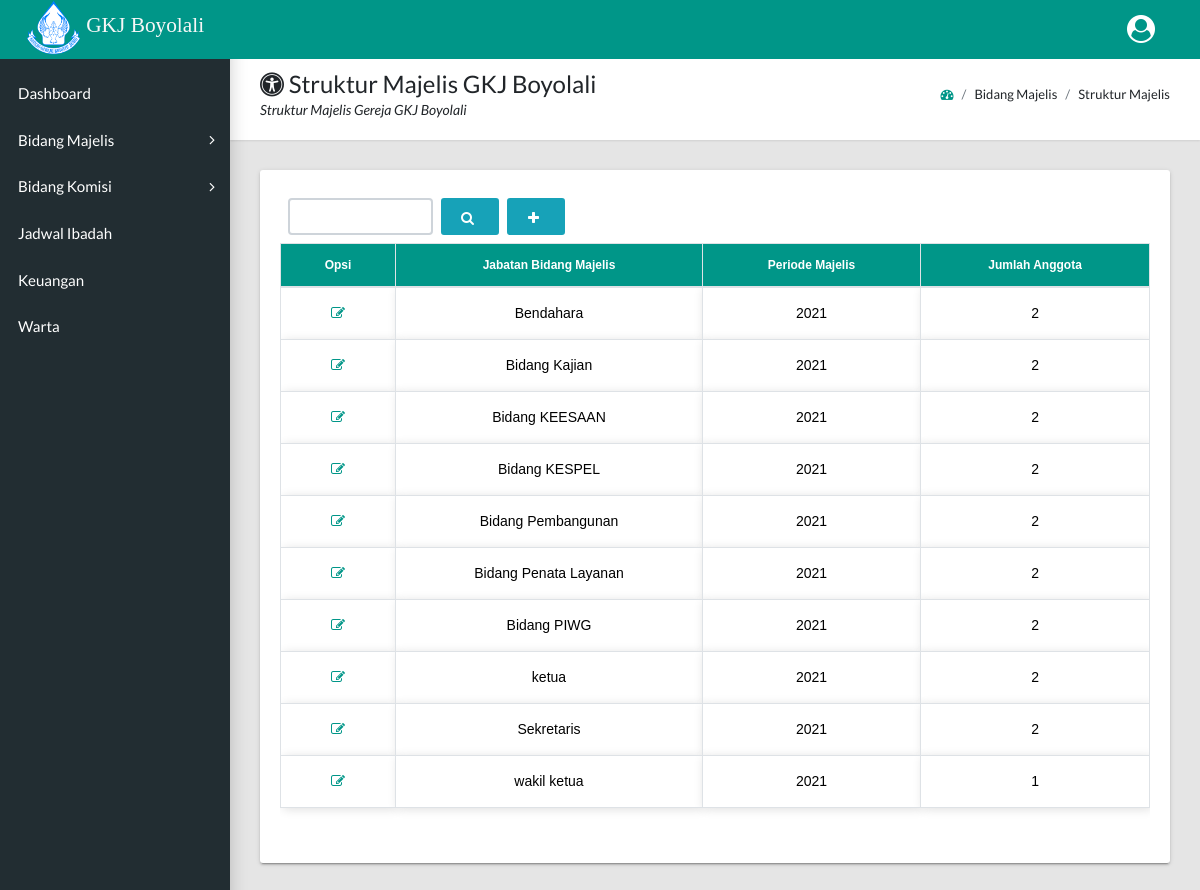
Page /majelis/docs/struktur_majelis.php on the committed database.
### tables this page shows
CREATE TABLE `struktur_majelis` (
  `idjabatan_majelis` varchar(50) NOT NULL,
  `periode_majelis` varchar(11) NOT NULL,
  `jumlah_anggota_majelis` varchar(11) NOT NULL
);

### majelis/docs/struktur_majelis.php (the view, shortened to what this page needs)
<?php
include '../../database.php';
if (isset($_POST['cari'])) {
$cari = $_POST['cari1'];
if ($cari != null) {
  $struktur_majelis = mysqli_query($conn, "SELECT * FROM `struktur_majelis` where `idjabatan_majelis` like '%$cari%' or `idjabatan_majelis` like '%$cari%' ");
  $data = mysqli_fetch_array($struktur_majelis);
} else {
  $struktur_majelis = mysqli_query($conn, "SELECT * FROM `struktur_majelis` ");
  $data = mysqli_fetch_array($struktur_majelis);
}
} else {
  $struktur_majelis = mysqli_query($conn, "SELECT * FROM `struktur_majelis` ");
}
$cek = mysqli_num_rows($struktur_majelis);
?>
<!DOCTYPE html>
<html lang="en">
<?php
include 'header.php';
?>
  <body class="app sidebar-mini">
<?php
include 'navbar_menu.php';
include 'sidebar_menu.php';
?>
    <main class="app-content">
      <div class="app-title">
        <div>
          <h1><i class="fa fa-universal-access" aria-hidden="true"></i></i> Struktur Majelis GKJ Boyolali</h1>
          <p>Struktur Majelis Gereja GKJ Boyolali</p>
        </div>
        <ul class="app-breadcrumb breadcrumb">
          <li class="breadcrumb-item"><a href="dashboard_majelis.php"><i class="fa fa-dashboard"></a></i></li>
          <li class="breadcrumb-item">Bidang Majelis</li>
          <li class="breadcrumb-item">Struktur Majelis</li>
        </ul>
      </div>
      <div class="row">
        <div class="col-md-12">
          <div class="tile">
            <div class="tile-body">
              <form action="" method="POST">
              <div class="form-inline">
              <input type="text" name="cari1" class="form-control col-2 m-2">
              <button type="submit" name="cari" class="btn btn-info"><i class="app-menu__icon fa fa-search" aria-hidden="true"></i></button>
              <a href="proses_tambah_struktur_majelis.php" class="btn btn-info ml-2"><i class="app-menu__icon fa fa-plus" aria-hidden="true"></i></a>
            </div>
          </form>
              <div style="height: 600px;overflow: scroll;">
                <table class=" table-hover table-bordered" >
                  <?php
                  if ($cek == 0) {
                    echo "  <script>
                    Swal.fire(
                      '<strong>Maaf...!</strong>',
                      'Kata Kunci yang anda masukan tidak ada',
                      'question'
                    )
                   </script>";
                  } else { ?>
                  <thead>
                    <tr>
                      <th rowspan="2">Opsi</th>
                      <th rowspan="2">Jabatan Bidang Majelis</th>
                      <th rowspan="2">Periode Majelis</th>
                      <th rowspan="2">Jumlah Anggota</th>
                    </tr>
                  </thead>
                  <tbody>
                  <?php foreach ($struktur_majelis as $row) : ?>
                    <tr>
                      <td><a href="proses_edit_struktur_majelis.php?id=<?= $row["idjabatan_majelis"]; ?>"><i class="fa fa-pencil-square-o" aria-hidden="true" title="Edit"></i></td>
                      <td><?= $row["idjabatan_majelis"]; ?></td>
                      <td><?= $row["periode_majelis"]; ?></td>
                      <td><?= $row["jumlah_anggota_majelis"]; ?></td>
                    </tr>
                    <?php endforeach;
                  }
                  ?>
                  </tbody>
                </table>
              </div>
          </div>
        </div>
      </div>
    </main>
  </body>
</html>

### majelis/docs/header.php (style rules this page uses)
table { width: 100%; text-align: center; }
th { position: sticky; top: 0; background-color: #009688; color: #fff; padding: 12px 20px; text-align: center; text-transform: capitalize; font-family: 'PT Sans', sans-serif; font-size: 9pt; }
thead { position: sticky; top: 0; }
td { background-color: #fff; color: #000; text-align: center; border: #fff; padding: 15px; box-shadow: 2px 2px 10px #dddddd; font-family: 'Poppins', sans-serif; }

### rows in the picture
struktur_majelis: idjabatan_majelis "Bendahara", periode_majelis "2021", jumlah_anggota_majelis "2"
struktur_majelis: idjabatan_majelis "Bidang Kajian", periode_majelis "2021", jumlah_anggota_majelis "2"
struktur_majelis: idjabatan_majelis "Bidang KEESAAN", periode_majelis "2021", jumlah_anggota_majelis "2"
struktur_majelis: idjabatan_majelis "Bidang KESPEL", periode_majelis "2021", jumlah_anggota_majelis "2"
struktur_majelis: idjabatan_majelis "Bidang Pembangunan", periode_majelis "2021", jumlah_anggota_majelis "2"
struktur_majelis: idjabatan_majelis "Bidang Penata Layanan", periode_majelis "2021", jumlah_anggota_majelis "2"
struktur_majelis: idjabatan_majelis "Bidang PIWG", periode_majelis "2021", jumlah_anggota_majelis "2"
struktur_majelis: idjabatan_majelis "ketua", periode_majelis "2021", jumlah_anggota_majelis "2"
struktur_majelis: idjabatan_majelis "Sekretaris", periode_majelis "2021", jumlah_anggota_majelis "2"
struktur_majelis: idjabatan_majelis "wakil ketua", periode_majelis "2021", jumlah_anggota_majelis "1"
